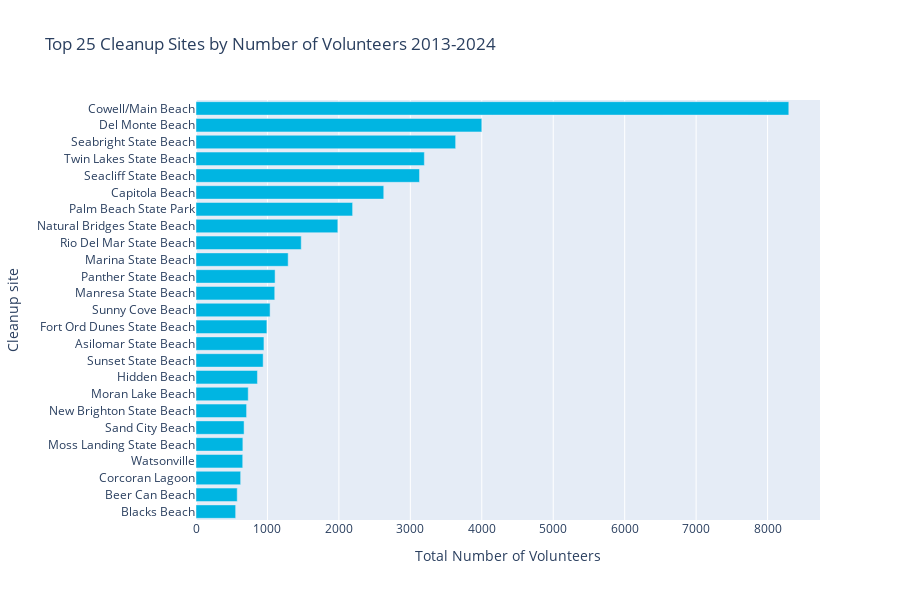

Notebook source saved alongside this figure:
### Markdown cell above
## Number of Debris Items by Cleanup Site

There were multiple different names and spellings for what appeared to be the same sites. The configuration file which defines how site names are consolidated is [here](https://github.com/jennyfolkesson/cleanupShores/blob/main/site_categories.yml), but it may not be complete which means that some lesser known sites might still have repeat entries. This will have to be validated by Save Our Shores.
Some sites were defined by geographic coordinates instead of site names. In those cases, the coordinates were matched to the known coordinates from the most common sites in an attempt to assign site names to them.

### Code cell
fig = graph_maker.volunteers_by_site()
fig.show()

### Figure 1 — Plotly figure (JSON) as saved in the notebook; plotly's stock layout.template omitted (floating-point values rounded to 4 significant figures)
{"data": [{"marker": {"color": "#00b5e2"}, "name": "Total Cleanup Volunteers", "orientation": "h", "type": "bar", "x": [8297, 4000, 3634, 3196, 3128, 2628, 2192, 1985, 1473, 1102, 940, 1290, 1037, 1107, 992, 951, 860, 731, 708, 656, 625, 673, 577, 654, 555], "y": ["Cowell/Main Beach", "Del Monte Beach", "Seabright State Beach", "Twin Lakes State Beach", "Seacliff State Beach", "Capitola Beach", "Palm Beach State Park", "Natural Bridges State Beach", "Rio Del Mar State Beach", "Manresa State Beach", "Sunset State Beach", "Marina State Beach", "Sunny Cove Beach", "Panther State Beach", "Fort Ord Dunes State Beach", "Asilomar State Beach", "Hidden Beach", "Moran Lake Beach", "New Brighton State Beach", "Moss Landing State Beach", "Corcoran Lagoon", "Sand City Beach", "Beer Can Beach", "Watsonville", "Blacks Beach"]}], "layout": {"autosize": false, "height": 600, "title": {"text": "Top 25 Cleanup Sites by Number of Volunteers 2013-2024"}, "width": 900, "xaxis": {"autorange": true, "range": [0, 8734.0], "title": {"text": "Total Number of Volunteers"}, "type": "linear"}, "yaxis": {"autorange": true, "categoryorder": "total ascending", "range": [-0.5, 24.5], "title": {"text": "Cleanup site"}, "type": "category"}}}
